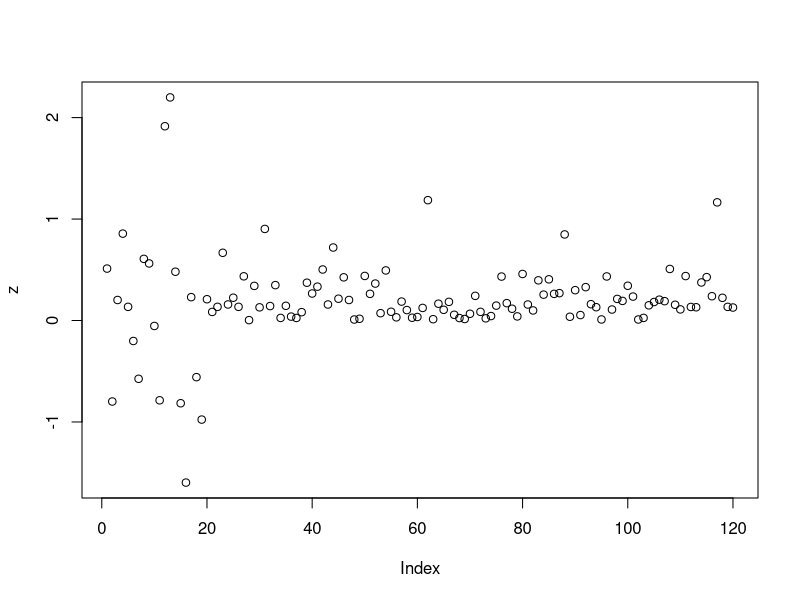
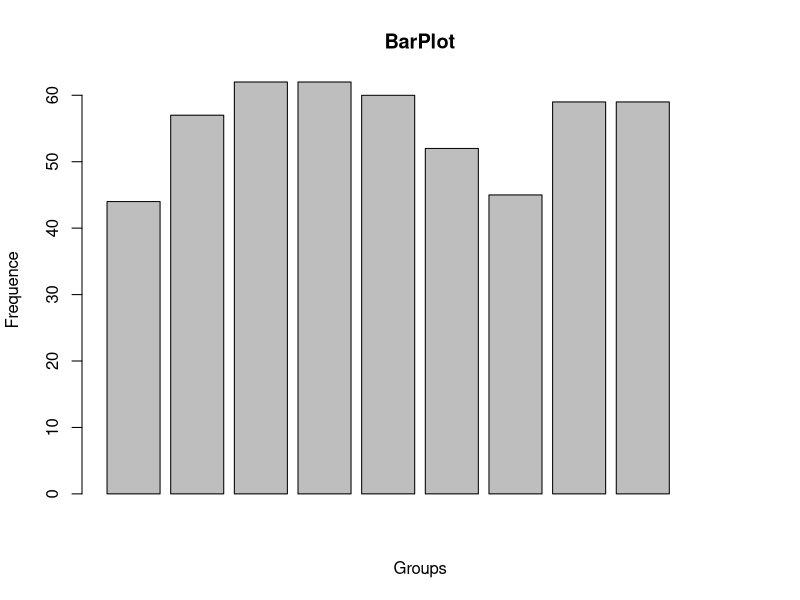
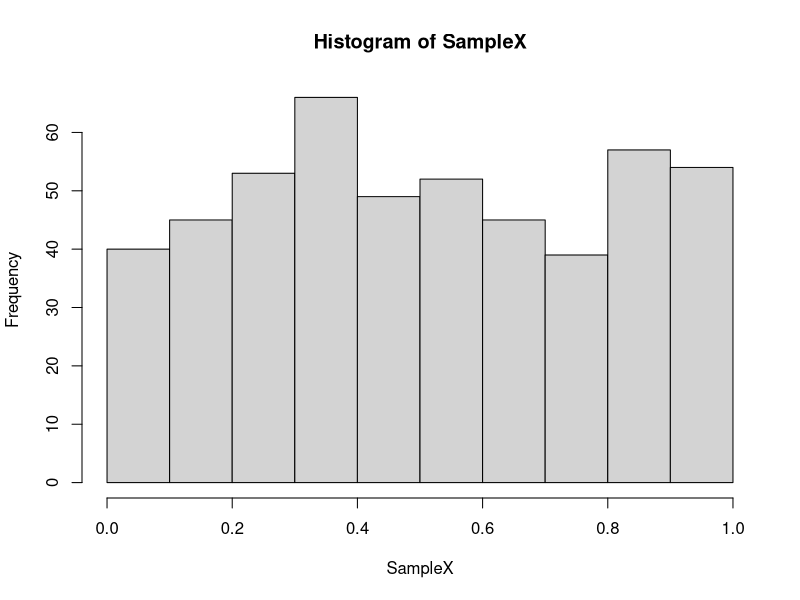
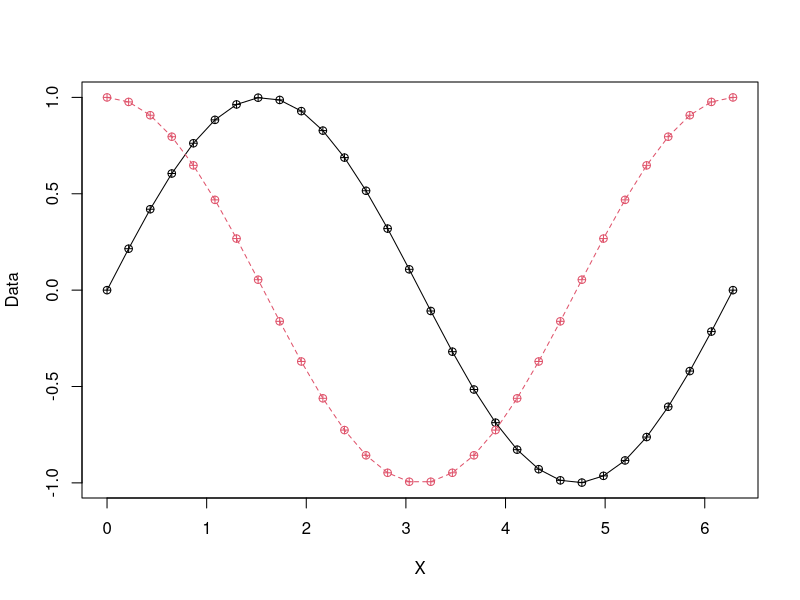
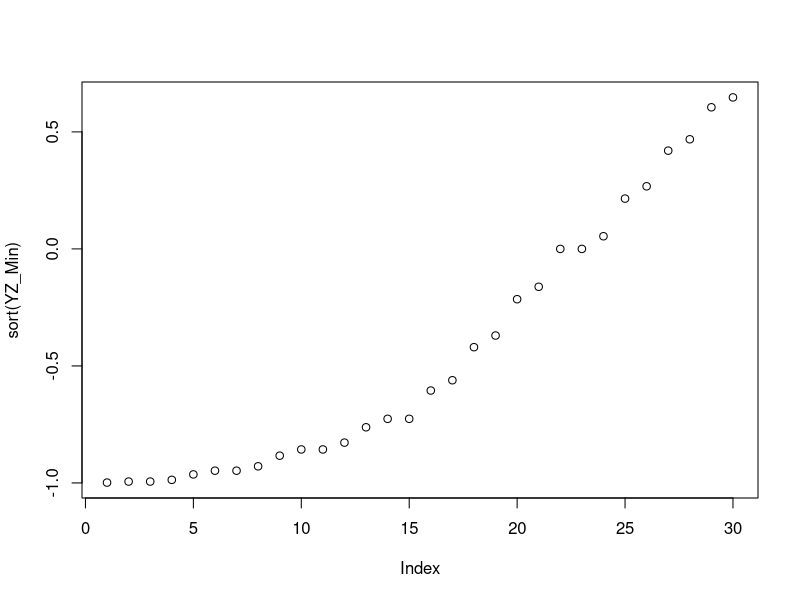
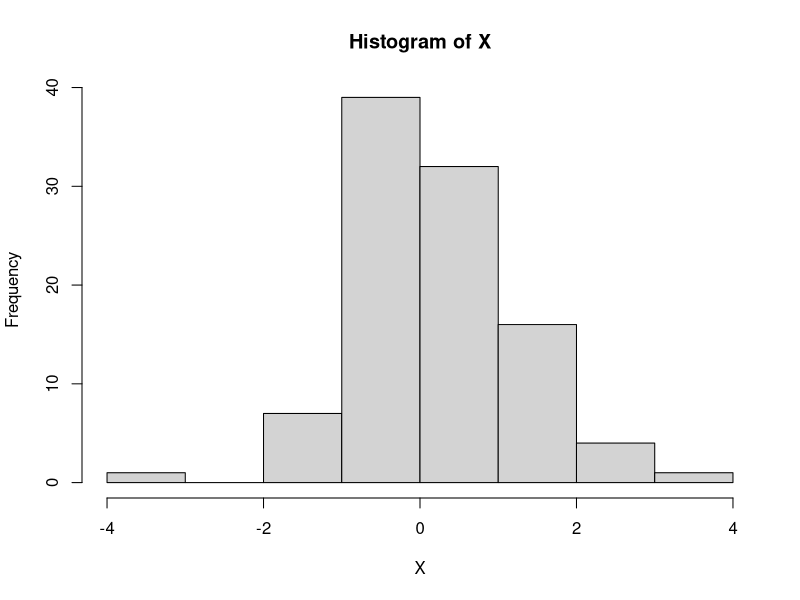
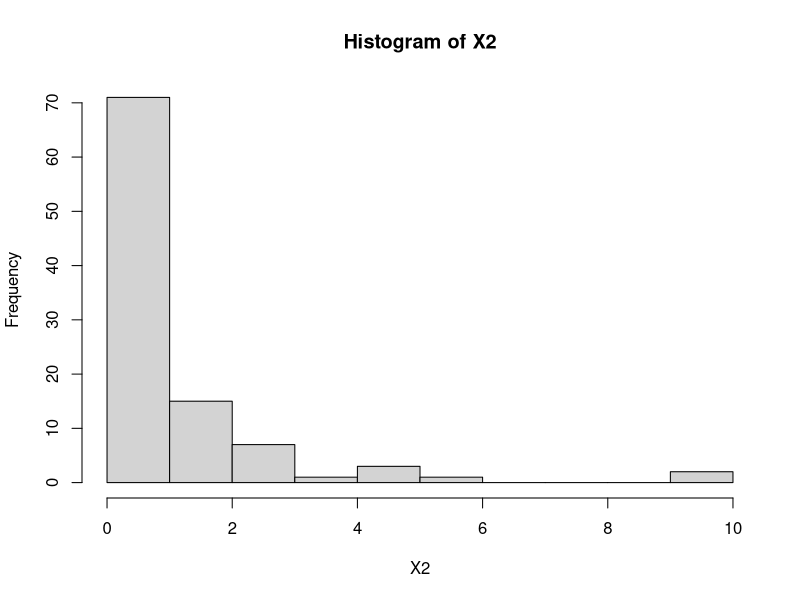
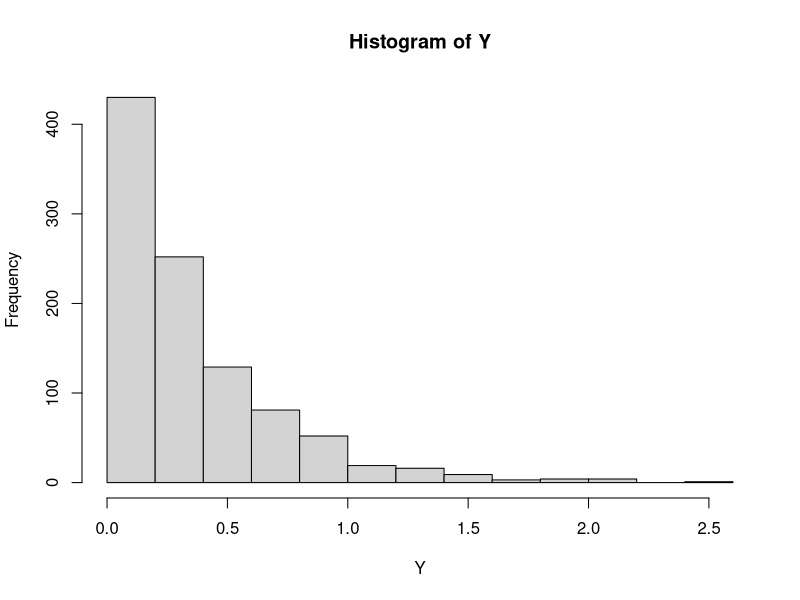

The R source for these figures, in order: (Note: this script raises an error after producing the figures.)
############################################################################

  #source('Excercise_New.R');

############################################################################

#update.packages("openxlsx");   
        ####  Update selected packages. 
#update.packages(ask=FALSE);
        ####  Update all the packages. 

############################################################################

#install.packages("openxlsx");
#library("openxlsx");    
        ####  Load selected package of "openxlsx". 
Name_File = "Lexicon_Similar.xlsx";
#Data_Learn = read.xlsx(Name_File);
        ##########  Read selected file.
? read.xlsx
        ##########  Read file of help.
#str(Data_Learn);
        ##########  Check the structure of data.
#String_Term = Data_Learn$Term;
        ##########   Extract variable of Term in Data_Learn.
#save(Data_Learn,file="ABCD.rda");
        ##########  Save data by R style.
#MyData = load("ABCD.rda");
        ##########  Load selected data.

############################################################################

 X=0;
 for(k in 1:10){X[k]=k^2+1; print(X);}
 X=0;
 for(k in c(2,5,4)){X[k]=k^2+1; print(X);}  
        ##########  Load selected data.
x=rbinom(10,1,0.5); print(x); print(sum(x));
x=0:10; y=dbinom(x,10,0.5); print(cbind(x,y));

############################################################################

 x=rnorm(20,0,1); print(x);
 y = rexp(100,5); print(y);
 z = c(x,y);   plot(z);
        ##########  Connect data of x and y.

############################################################################

 Number_Box = 10;
 Bound = seq(from=0,to=1,length=Number_Box);
 SampleX = runif(500);
 Frequence = 0;
 for (k in 1:Number_Box){
     Index=(SampleX>Bound[k])*(SampleX<Bound[k+1]);
     Frequence[k]=sum(Index);}
 barplot(Frequence,xlab="Groups",ylab="Frequence",main="BarPlot");
 hist(SampleX);

############################################################################

X = seq(0, 2*pi, length = 30);
    #######  
Y = sin(X);   Z = cos(X);
    #######  
Data = cbind (Y,Z);
    #######  
matplot (X, Data, pch = 10, type = 'o');
    #######  
YZ_Min = apply(Data,1,min);
        #####   
plot(sort(YZ_Min))


############################################################################





############################################################################

Sample = combn(1:5,3);
     #### 
Number_Waster = colSums(Sample <= 2);
     #### 
Number_Waster = colSums(Sample <= 2);
     #### 
Selection = (Number_Waster == 1);
     #### 
Probability = sum(Selection)/choose(5,3);
     #### 

SampleX = 1:5 <= 2
     #### 
Number_Repeat = 100;
     #### 
Sample_Random = sample(SampleX,Number_Repeat*3,replace=TRUE);
     #### 
SampleY = matrix(Sample_Random,nrow=Number_Repeat,ncol=3)
     #### 
for(k in 1:Number_Repeat){SampleY[k,] = sample(SampleX,3)};
     #### 
Number_Waster = rowSums(SampleY);
     #### 
Selection = (Number_Waster == 1);
     #### 
Frequency = sum(Selection)/Number_Repeat;
     #### 
print(Frequency-Probability);

############################################################################

X = rnorm(100,0,1);  hist(X);
    #######  
X2 = X^2;  hist(X2);
    #######  
E_X2 = mean(X2); D_X2 = sd(X2);
    #######  
Y = rexp(1000,3);  hist(Y);
    #######  
E_X2 = mean(X2); D_X2 = sd(X2);
    #######  

############################################################################

X = rnorm(1000);
     ##### 
Y = X^2
hist(Y,20,freq = F)
     ##### 
lines(density(Y))
     ##### 

############################################################################

Norm_0_1 = rnorm(200,0,1);
Norm_0_2 = rnorm(200,0,2);
Norm_1_2 = rnorm(200,1,2); 

Trans_1_2 = (Norm_1_2-1)/2; 
Trans_10_2 = (Norm_1_2-10)/2; 
Trans_1_5 = (Norm_1_2-1)/5;

Data= cbind(Norm_0_1,Norm_0_2,Norm_1_2,Trans_1_2,Trans_10_2,Trans_1_5);
boxplot(Data)

############################################################################

Number_Sample = 100;
        #####   
Number_Repeat = 200;
        #####   
Vector_T = as.numeric(vector(length=Number_Repeat))
        #####   
for (k in 1:Number_Repeat){
    Vector_T[k]= Statistic_T(Number_Sample)};
        #####   
hist(Vector_T,20,freq=F);
        #####   
lines(density(Vector_T));
     ##### 

Statistic_T <- function(Number_Sample){
    X = rnorm(Number_Sample); 
    S_T = (X-mean(X))/sd(X);
    return(S_T)}
        #####   

############################################################################

Statistic_F <- function(Number_Sample){
    X1 = rnorm(Number_Sample); 
    X2 = rnorm(Number_Sample);
    S_F = sd(X1)/sd(X2);
    return(S_F)}
        #####   

Number_Sample = 10;
        #####   
Number_Repeat = 200;
        #####   
Vector_F = as.numeric(vector(length=Number_Repeat))
        #####   
for (k in 1:Number_Repeat) {Vector_F[k]= Statistic_F(Number_Sample)};
        #####   
hist(Vector_F,20,freq=F)
        #####   
lines(density(Vector_F))
     ##### 

############################################################################

Random_Normal = rnorm(100);
        #####   
FX_Normal = pnorm(Random_Normal);
        #####   
plot(sort(FX_Normal))
     ##### 
FX_Uniform = punif(Random_Normal);
        #####   
plot(sort(FX_Uniform))
     ##### 

############################################################################     

n=100; p=0.3;
x=rbinom(100,1,0.3);
m=sum(x);
freq = m/n;
err = abs(freq-p);
print(err);         ####   

X = matrix(rnorm(10000,1,1),100,100);
EX = colMeans(X);
Mu = 1;
err = EX-1;
boxplot(err);      
 
X = matrix(rnorm(10000,1,1),100,100);
PX = apply(X,2,quantile,0.3);
Pu = qnorm(0.3,1,1);
err = PX - Pu;
boxplot(err);      

################################################################# 

x=rnorm(100);
y=rt(100,10);
Data=cbind(x,y);
boxplot(Data);    

#################################################################

 X = matrix(rnorm(10000),100,100);
 EX = colMeans(X);         
 EX = apply(X,2,mean);     
 MX = apply(X,2,median);   
 Data = cbind(EX,MX);      
 boxplot(Data);            

#################################################################

N=200;n=30;   
X = matrix(rnorm(N*n,1,sd=3),n,N);
EX = colMeans(X);
SX = apply(X,2,sd);
UX = (EX - 1)/(3/sqrt(n));
TX = (EX - 1)/(SX/sqrt(n));
Data = cbind(UX,TX);
boxplot(Data);

#################################################################

X = rbinom(100,10,0.4);
Eu = 10 * 0.4;
Du = 100* 0.4 * (1-0.4);
UX = (X - Eu)/(sqrt(Du));
Data = cbind(X,UX);
boxplot(Data);    ####   

############################################################################

Vector_Standard = as.numeric(vector(length = 1000));
for (k in 1:1000){
    Number_Sample = 500;
    Parameter_P = 0.8;
    SampleX =rbinom(Number_Sample,1,Parameter_P);
    Estimator_P = mean(SampleX);
    Delta = sqrt(Estimator_P*(1-Estimator_P)/Number_Sample);
    Value_Standard = (Estimator_P-Parameter_P)/Delta;
    Vector_Standard[k]= Value_Standard;}
hist(Vector_Standard);

#################################################################

x1 = qnorm(0.05);   x2 = qnorm(0.95);
print(c(x1,x2));
y1 = qnorm(0.025);  y2 = qnorm(0.975);
print(c(y1,y2));

#################################################################

X = matrix(rnorm(1000),100,10);
Y = matrix(nrow=100,ncol=10);
      ####   
for(k in 1:10){Y[,k]=rnorm(100)};
boxplot(cbind(X,Y));     

#################################################################

X = matrix(rnorm(1000),100,10);
Z = rnorm(120);
Y = matrix(nrow=100,ncol=10);
for(k in 1:10){Y[,k]=sample(Z,100,replace=TRUE)};
boxplot(cbind(X,Y))


#################################################################

X = sort(rnorm(100));
n = 1:100;
Y = (n+0.5)/(100+1);   Z = pnorm(X);
Data = cbind(Y,Z);
matplot(X,Data,pch = 16);

#################################################################

u = seq(from=0,to=1,length.out=50); 
T = matrix(nrow = 50,ncol=100) 
for (k in 1:50){ 
  X = matrix(rnorm(10000),100,100);
  MX = colMeans(X);
  U =(MX - u[k])/(1/sqrt(100)); 
  T[k,] = U;}
boxplot(t(T));

############################################################################

Matrix_U = matrix(nrow = 1000,ncol = 2);
for (k in 1:1000){
    Number_Sample = 500;
    SampleX =rnorm(Number_Sample,0,1)
    Delta_L = qnorm(0.025)/sqrt(Number_Sample);
    Delta_U = qnorm(0.975)/sqrt(Number_Sample);
    Estimator_L = mean(SampleX) + Delta_L;
    Estimator_U = mean(SampleX) + Delta_U;
    Matrix_U[k,]= c(Estimator_L,Estimator_U);}
Sign = (Matrix_U[,1] < 0)&(Matrix_U[,2] > 0);
Frequency = sum(Sign)/1000;

############################################################################

Ratio_U <- function(n,mu){
    N=100; sigma = 1;
    Matrix_LU = matrix(nrow=N,ncol=2);
    for(k in 1:N){
        Sample = rnorm(n,mu,sigma);   
        LU_k = LU_U(Sample,sigma)
        Matrix_LU[k,] = LU_k;}
    Index_LU = (Matrix_LU[,1]<mu)&(Matrix_LU[,2]>mu);
    Value_Ratio = sum(Index_LU)/N;
    return(Value_Ratio)}

LU_U = function(Sample,sigma){ 
    qU = qnorm(0.975);
    n = length(Sample)
    P_L = mean(Sample) - qU*sigma/sqrt(n)
    P_U = mean(Sample) + qU*sigma/sqrt(n)
    vector_LU = c(P_L,P_U);
    return(vector_LU);}

################################################################# 

Ratio_T <- function(n,mu,sigma){
    N=100;     
    Matrix_LU = matrix(nrow=N,ncol=2);
    for(k in 1:N){
      x=rnorm(n,mu,sigma);   
      LU_k = LU_T(x)
      Matrix_LU[k,] = LU_k;}
    Index_LU = (Matrix_LU[,1]<mu)&(Matrix_LU[,2]>mu);
    Value_Ratio = sum(Index_LU)/N;
    return(Value_Ratio)}

LU_T <- function(x){ 
    S = sd(x);
    n = length(x);
    qT = qt(0.975,n-1);
    P_L = mean(x) - qT*S/sqrt(n);
    P_U = mean(x) + qT*S/sqrt(n);
    vector_LU = c(P_L,P_U);
    return(vector_LU);}

############################################################################

  Matrix_Pearson = matrix(nrow=100,ncol=2);
  p0=0.3;
  for (m in 1:100){
      n=20;
      x=rbinom(n,1,p0);
      k=sum(x);
      LU_k = LU_pearson(n,k);
      Matrix_Pearson[m,]=LU_k;}
  matplot(1:100,Matrix_Pearson,type="o",pch="*");

  LU_pearson = function(n,k){
      p = seq(from=0,to=1,length=100);
      p1 = pbinom(k,n,p);
      I_U = which.min(abs(p1-0.025));
      p_U = p[I_U];
      p2 = 1-pbinom(k,n,p);
      I_L = which.min(abs(p2-0.025));
      p_L = p[I_L];
      vector_LU = c(p_L,p_U);
      return(vector_LU);}

#################################################################

    Ratio_Wald <- function(n,p0){
    N=2000;
    Matrix_LU = matrix(nrow=N,ncol=2);
    for(Index in 1:N){
        k = rbinom(1,n,p0);
        LU_k = LU_Wald(n,k)
        Matrix_LU[Index,] = LU_k;}
    Index_LU = (Matrix_LU[,1]<p0)&(Matrix_LU[,2]>p0);
    Value_Ratio = sum(Index_LU)/N;
    return(Value_Ratio)}

    LU_Wald = function(n,k){ 
       qU = qnorm(0.975)
       P_L = k/n - qU*sqrt(k/n*(1-k/n)/n);
       P_U = k/n + qU*sqrt(k/n*(1-k/n)/n)
       vector_LU = c(P_L,P_U);
       return(vector_LU);}

################################################################# 

   Wald_Plot <- function(n){
     Number_P = 200;
     Vector_p = seq(0,1,length=Number_P);
     M_P = matrix(nrow=Number_P,ncol=2);
     for (k in 1:Number_P){
         p_k = Vector_p[k];
         s_k = Ratio_Wald(n,p_k);
         M_P[k,] = c(p_k,s_k);}
    plot(M_P[,1],M_P[,2]);}

################################################################# 

 Number_Sample = 100; Number_Group = 10;
 Number_Repeat = 1000;
 Vector_Q = vector(length=Number_Repeat);
 for(k in 1:Number_Repeat){
    Vector_Q[k] = Sample_Q(Number_Sample,Number_Group);}
 hist(Vector_Q); print(quantile(Vector_Q,0.95))

 Sample_Q = function(Number_Sample,Number_Group){
 X=matrix(rnorm(Number_Sample*Number_Group),ncol=Number_Group);
 MX = colMeans(X)
 SSE = 100*apply(X,2,var);
 MSE = sqrt(sum(SSE)/1000)
 Index_Total = combn(10,2)
 Number_Pair = ncol(Index);
 Temp_Pair = vector(length=Number_Pair)
 for (k in 1:Number_Pair){
    Index_Compare = Index_Total[,k];
    Index_A = Index_Compare[1];
    Index_B = Index_Compare[2];
    Sample_Q = abs(MX[Index_A]-MX[Index_B])/(MSE/sqrt(Number_Sample));
    Temp_Pair[k]=Sample_Q;
    Sample_Q = max(Temp_Pair);
  return(Sample_Q);}}


################################################################# 


 a = 0.8; b = 1.0;
 X = 1.2*runif(1000); e = 5*rnorm(1000); Y = a*X+b+e;
 S_Reg = lm(Y~X); summary(S_Reg);
 plot(X,Y); abline(S_Reg);
       ####  

############################################################################

